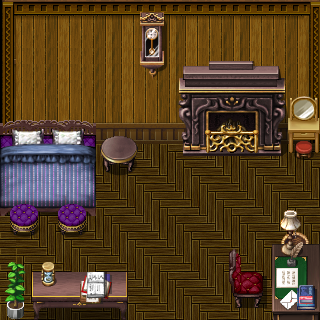

Tiled map render using the project's own tile images. Description and the whole map definition, tile-layer contents included, below:
An orthogonal 20x20 tile map with 16x16 px tiles, 4 tile layers (Sol, meuble1, meuble2, 3), 8 tilesets and 20 objects (16x collision, spawn map_0 1, spawn map_3 1, switch map_0 1, switch map_3 1).

<map version="1.10" tiledversion="1.10.2" orientation="orthogonal" renderorder="right-down" width="20" height="20" tilewidth="16" tileheight="16" infinite="0" nextlayerid="10" nextobjectid="29">
 <tileset firstgid="1" source="rpg_maker_wooden_floor_by_ayene_chan_d587fmi.tsx" />
 <tileset firstgid="257" source="rpg_maker_vx___tilea3_by_ayene_chan_d5lgb3n.tsx" />
 <tileset firstgid="385" source="mv_noble_interior_by_schwarzenacht_dapf6pa.tsx" />
 <tileset firstgid="2689" source="morgue_by_nicnubill_d6swv2l.tsx" />
 <tileset firstgid="3713" source="interior_b_by_schwarzenacht_datt3py.tsx" />
 <tileset firstgid="4737" source="rpg_maker_vx_ace___mirrors_with_cracks_by_ayene_chan_d7t1ru3.tsx" />
 <tileset firstgid="4769" source="Tableau et autre.tsx" />
 <tileset firstgid="5793" source="mv_edited_walls_floors_by_nicnubill_dck28ru.tsx" />
 <layer id="6" name="Sol" width="20" height="20">
  <data encoding="csv">
6097,6098,6099,6100,6101,6099,6100,6101,6099,6100,6101,6099,6100,6101,6099,6100,6101,6099,6100,6102,
6147,6124,6125,6123,6124,6125,6126,6126,6124,6125,6126,6126,6124,6125,6126,6126,6124,6125,6126,6152,
6172,6149,6150,6151,6149,6150,6151,6148,6149,6150,6151,6148,6149,6150,6148,6148,6149,6150,6151,6177,
6197,6149,6150,6151,6149,6150,6151,6148,6149,6150,6151,6148,6149,6150,6148,6148,6149,6150,6151,6152,
6122,6149,6150,6151,6149,6150,6151,6148,6149,6150,6151,6148,6149,6150,6148,6148,6149,6150,6151,6177,
6147,6149,6150,6151,6149,6150,6151,6148,6149,6150,6151,6148,6149,6150,6151,6148,6149,6150,6151,6152,
6172,6174,6175,6176,6174,6175,6176,6148,6174,6175,6176,6148,6174,6175,6176,6148,6174,6175,6176,6177,
6197,6199,6200,6198,6199,6200,6201,6198,6199,6200,6201,6198,6199,6200,6201,6198,6199,6200,6201,6202,
6222,6223,6224,6225,6226,6224,6225,6226,6224,6225,6226,6224,6225,6226,6224,6225,6226,6224,6225,6227,
197,198,199,200,197,198,199,200,197,198,199,200,197,198,199,200,197,198,199,200,
213,214,215,216,213,214,215,216,213,214,215,216,213,214,215,216,213,214,215,216,
229,230,231,232,229,230,231,232,229,230,231,232,229,230,231,232,229,230,231,232,
245,246,247,248,245,246,247,248,245,246,247,248,245,246,247,248,245,246,247,248,
197,198,199,200,197,198,199,200,197,198,199,200,197,198,199,200,197,198,199,200,
213,214,215,216,213,214,215,216,213,214,215,216,213,214,215,216,213,214,215,216,
213,230,231,232,229,230,231,232,229,230,231,232,229,230,231,232,229,230,231,232,
213,246,247,248,245,246,247,248,245,246,247,248,245,246,247,248,245,246,247,248,
197,198,199,200,197,198,199,200,197,198,199,200,197,198,199,200,197,198,199,200,
213,214,215,216,213,214,215,216,213,214,215,216,213,214,215,216,213,214,215,216,
229,230,231,232,229,230,231,232,229,230,231,232,229,230,231,232,229,230,231,232
</data>
 </layer>
 <group id="7" name="Objects">
  <objectgroup id="8" name="Collisions">
   <object id="6" name="collision" x="16" y="208" width="16" height="16" />
   <object id="7" name="collision" x="64" y="208" width="16" height="16" />
   <object id="8" name="collision" x="0" y="128" width="96" height="80" />
   <object id="9" name="collision" x="109.537" y="147.884" width="16" height="16" rotation="309.951" />
   <object id="10" name="collision" x="112" y="128" width="16" height="32" />
   <object id="13" name="collision" x="192" y="64" width="80" height="80" />
   <object id="14" name="collision" x="288" y="96" width="32" height="48" />
   <object id="15" name="collision" x="240" y="272" width="16" height="16" />
   <object id="16" name="collision" x="272" y="256" width="48" height="64" />
   <object id="19" name="collision" x="32" y="272" width="96" height="48" />
   <object id="20" name="collision" x="16" y="304" height="16" />
   <object id="21" name="collision" x="0" y="304" width="32" height="16" />
   <object id="22" name="collision" x="320" y="112" width="16" height="208" />
   <object id="23" name="collision" x="0" y="320" width="320" height="16" />
   <object id="24" name="collision" x="-16" y="128" width="16" height="192" />
   <object id="26" name="collision" x="0" y="112" width="320" height="16" />
  </objectgroup>
  <objectgroup id="9" name="interface">
   <object id="1" name="spawn map_0 1" x="17.7468" y="255.415">
    <point />
   </object>
   <object id="2" name="spawn map_3 1" x="298.913" y="192.431">
    <point />
   </object>
   <object id="3" name="switch map_0 1" x="0" y="240" width="16" height="32" />
   <object id="5" name="switch map_3 1" x="304" y="176" width="16" height="32" />
  </objectgroup>
 </group>
 <layer id="2" name="meuble1" width="20" height="20" locked="1">
  <data encoding="csv">
0,0,0,0,0,0,0,0,976,977,978,0,0,0,0,0,0,0,0,0,
0,0,0,0,0,0,0,0,1024,1025,1026,0,0,0,0,0,0,0,0,0,
0,0,0,0,0,0,0,0,1072,1073,1074,0,0,0,0,0,0,0,0,0,
0,0,0,0,0,0,0,0,1120,1121,1122,0,0,0,0,0,0,0,0,0,
0,0,0,0,0,0,0,0,1168,1169,1170,0,0,0,0,0,0,0,0,0,
0,0,0,0,0,0,0,0,1216,1217,1218,0,0,0,0,0,0,0,0,0,
0,0,0,0,0,0,0,0,0,0,0,0,0,0,0,0,0,0,4737,4738,
589,590,591,592,593,594,0,0,0,0,0,0,0,0,0,0,0,0,4745,4746,
637,638,639,640,641,642,0,0,0,0,0,0,0,0,0,0,0,0,4753,4754,
685,686,687,688,689,690,0,0,0,0,0,0,0,0,0,0,0,0,4761,4762,
733,734,735,736,737,738,0,0,0,0,0,0,0,0,0,0,0,0,0,0,
781,782,783,784,785,786,0,0,0,0,0,0,0,0,0,0,0,0,0,0,
829,830,831,832,833,834,0,0,0,0,0,0,0,0,0,0,0,0,0,0,
877,878,879,880,881,882,0,0,0,0,0,0,0,0,0,0,0,1294,1295,1296,
0,0,0,0,0,0,0,0,0,0,0,0,0,0,0,0,0,1342,1343,1344,
0,0,0,0,0,0,0,0,0,0,0,0,0,0,463,464,465,1390,1391,1392,
0,0,0,0,0,0,0,0,0,0,0,0,0,0,511,512,513,1438,1439,1440,
0,0,1132,1133,1134,1135,1136,1137,0,0,0,0,0,0,559,560,561,1486,1487,1488,
0,0,1180,1181,1182,1183,1184,1185,0,0,0,0,0,0,607,608,609,1534,1535,1536,
0,0,1228,1229,1230,1231,1232,1233,0,0,0,0,0,0,655,656,657,1582,1583,1584
</data>
 </layer>
 <layer id="4" name="meuble2" width="20" height="20" locked="1">
  <data encoding="csv">
0,0,0,0,0,0,0,0,0,0,0,0,0,0,0,0,0,0,0,0,
0,0,0,0,0,0,0,0,0,0,0,0,0,0,0,0,0,0,0,0,
0,0,0,0,0,0,0,0,0,0,0,0,0,0,0,0,0,0,0,0,
0,0,0,0,0,0,0,0,0,0,0,0,0,0,0,0,0,0,0,0,
0,0,0,0,0,0,0,0,0,0,0,0,0,0,0,0,0,0,0,0,
0,0,0,0,0,0,0,0,0,0,0,0,0,0,0,0,0,0,0,0,
0,0,0,0,0,0,0,0,0,0,0,0,0,0,0,0,0,0,0,0,
0,0,0,0,0,0,0,0,0,0,0,0,0,0,0,0,0,0,0,0,
0,0,0,0,0,0,388,389,390,0,0,0,0,0,0,0,0,0,0,0,
0,0,0,0,0,0,436,437,438,0,0,0,0,0,0,0,0,0,0,0,
0,0,0,0,0,0,484,485,486,0,0,0,0,0,0,0,0,0,0,0,
0,0,0,0,0,0,0,0,0,0,0,0,0,0,0,0,0,0,0,0,
400,401,402,400,401,402,0,0,0,0,0,0,0,0,0,0,0,0,0,0,
448,449,450,448,449,450,0,0,0,0,0,0,0,0,0,0,0,0,0,0,
496,497,498,496,497,498,0,0,0,0,0,0,0,0,0,0,0,0,0,0,
0,0,0,0,0,0,0,0,0,0,0,0,0,0,0,0,0,0,0,0,
0,0,0,0,0,0,0,0,0,0,0,0,0,0,0,0,0,0,0,0,
0,0,0,0,0,0,0,0,0,0,0,0,0,0,0,0,0,0,0,0,
0,0,0,0,0,0,0,0,0,0,0,0,0,0,0,0,0,0,0,0,
0,0,0,0,0,0,0,0,0,0,0,0,0,0,0,0,0,0,0,0
</data>
 </layer>
 <layer id="5" name="3" width="20" height="20">
  <data encoding="csv">
0,0,0,0,0,0,0,0,0,0,0,0,0,0,0,0,0,0,0,0,
0,0,0,0,0,0,0,0,0,0,0,0,0,0,0,0,0,0,0,0,
0,0,0,0,0,0,0,0,0,0,0,0,0,0,0,0,0,0,0,0,
0,0,0,0,0,0,0,0,0,0,0,1547,1548,1549,1550,1551,1552,1553,0,0,
0,0,0,0,0,0,0,0,0,0,0,1595,1596,1597,1598,1599,1600,1601,0,0,
0,0,0,0,0,0,0,0,0,0,0,1643,1644,1645,1646,1647,1648,1649,0,0,
0,0,0,0,0,0,0,0,0,0,0,1691,1692,1693,1694,1695,1696,1697,0,0,
0,0,0,0,0,0,0,0,0,0,0,1739,1740,1741,1742,1743,1744,1745,0,0,
0,0,0,0,0,0,0,0,0,0,0,1787,1788,1789,1790,1791,1792,1793,0,0,
0,0,0,0,0,0,0,0,0,0,0,1835,1836,1837,1838,1839,1840,1841,0,0,
0,0,0,0,0,0,0,0,0,0,0,1883,1884,1885,1886,1887,1888,1889,0,0,
0,0,0,0,0,0,0,0,0,0,1932,1932,0,0,0,0,0,0,0,0,
0,0,0,0,0,0,0,0,0,0,1932,1932,1932,0,0,0,0,0,0,0,
0,0,0,0,0,0,0,0,0,0,1932,1932,1932,1932,0,0,0,0,0,0,
0,0,0,0,0,0,0,0,0,0,1932,1932,1932,1932,0,0,0,0,0,0,
0,0,0,0,0,0,0,0,0,0,1932,1932,0,0,0,0,0,0,0,0,
2903,2904,3933,3934,0,0,0,0,0,0,1932,0,0,0,0,0,0,0,0,0,
2935,2936,3965,3966,0,4053,4054,0,0,0,0,0,0,0,0,0,0,0,0,0,
2967,2968,0,0,0,4085,4086,0,0,0,0,0,0,0,0,0,0,0,0,0,
2999,3000,0,0,0,0,0,0,0,0,0,0,0,0,0,0,0,0,0,0
</data>
 </layer>
</map>
